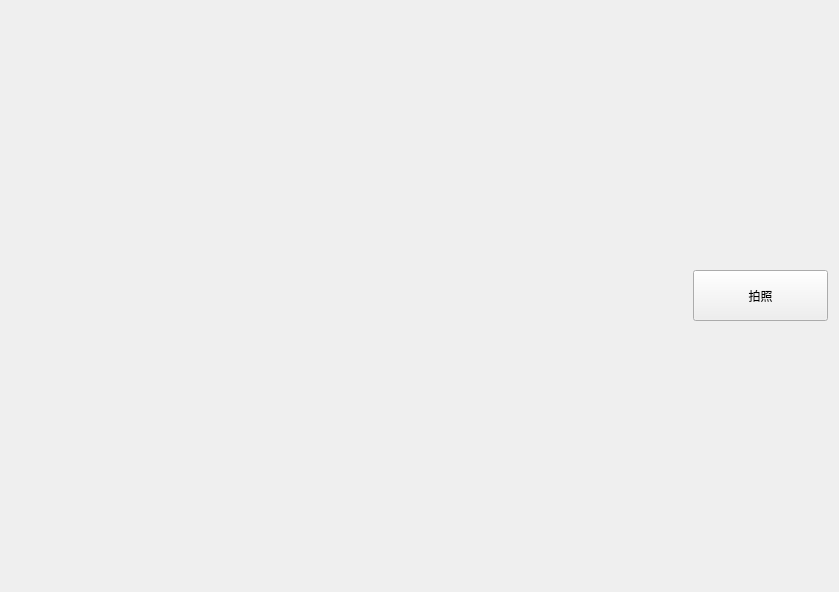
<?xml version="1.0" encoding="UTF-8"?>
<ui version="4.0">
 <class>TakePhotoClass</class>
 <widget class="QWidget" name="TakePhotoClass">
  <property name="geometry">
   <rect>
    <x>0</x>
    <y>0</y>
    <width>839</width>
    <height>592</height>
   </rect>
  </property>
  <property name="windowTitle">
   <string>TakePhoto</string>
  </property>
  <layout class="QHBoxLayout" name="horizontalLayout" stretch="5,1">
   <item>
    <widget class="QLabel" name="label">
     <property name="text">
      <string/>
     </property>
    </widget>
   </item>
   <item>
    <widget class="QPushButton" name="pushButton">
     <property name="minimumSize">
      <size>
       <width>0</width>
       <height>51</height>
      </size>
     </property>
     <property name="text">
      <string>拍照</string>
     </property>
    </widget>
   </item>
  </layout>
 </widget>
 <layoutdefault spacing="6" margin="11"/>
 <resources/>
 <connections/>
</ui>
